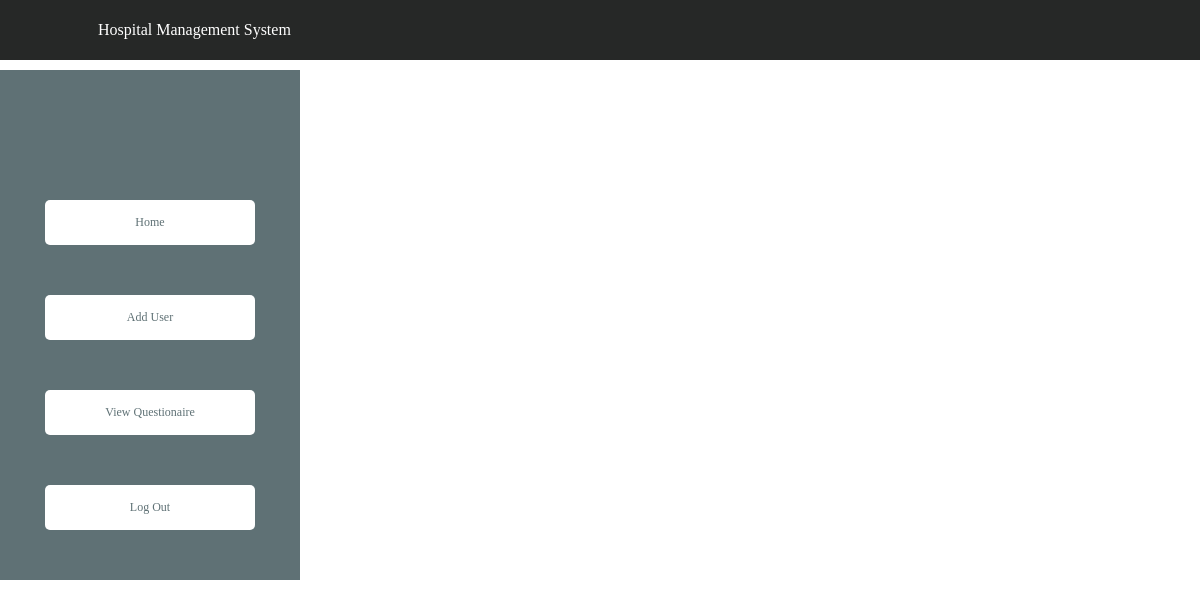
Before: /search-patient.php with the older database file.
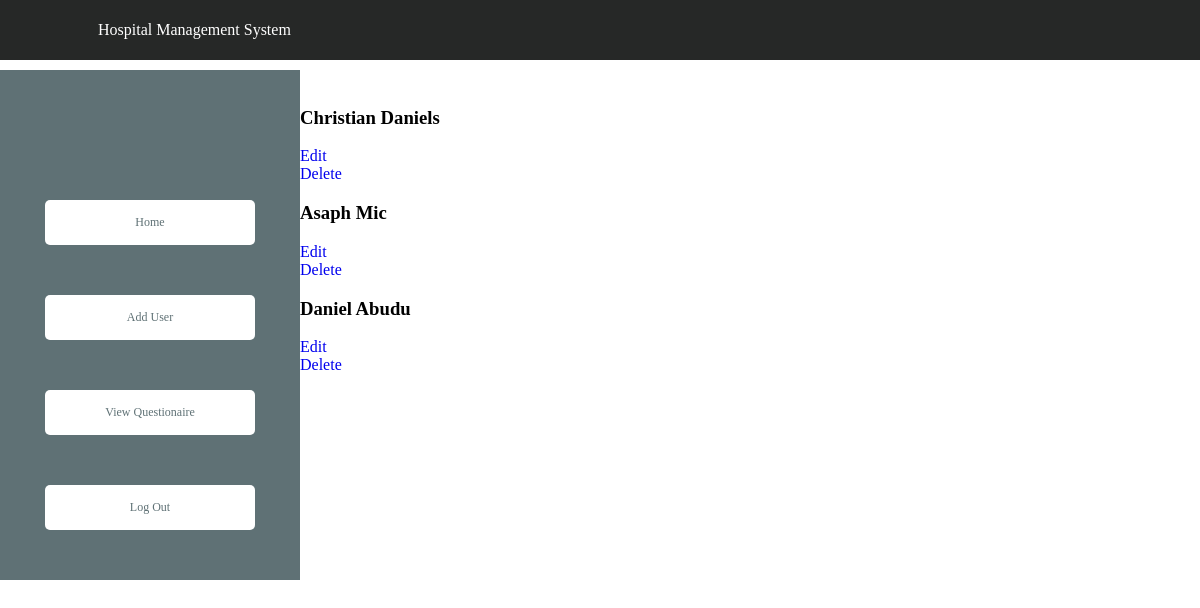
After: the same page with the newer database file.
### tables this page shows
CREATE TABLE `patient_bio` (
  `id` int(11) NOT NULL,
  `firstname` varchar(30) NOT NULL,
  `lastname` varchar(30) NOT NULL,
  `phonenum` varchar(15) NOT NULL,
  `address` varchar(1000) DEFAULT NULL
);

### search-patient.php (the view, shortened to what this page needs)
<!DOCTYPE html>
<html lang="en" dir="ltr">
  <head>
    <link rel="stylesheet" href="css/forms.css">
    <link rel="stylesheet" href="css/main.css">
  </head>
  <body>
  <?php include "inc/header.php"; ?>
  <?php include "inc/adminleft.php"; ?>
  <div class = "rightside">
      <div>
          <?php include "inc/database.php";
          echo "<br>";
          $query = $_POST["search-patient"];
          $sql = $conn -> query("SELECT * FROM patient_bio WHERE firstname like '%" . $query . "%'  OR lastname like '%" . $query . "%'");
          $sql = $sql -> fetchAll(PDO::FETCH_ASSOC);
          foreach($sql as $result){
              echo "<h3> " . $result["firstname"] . " " . $result["lastname"] . " </h3>";
              echo "<a href = 'editpatient.php?id=". $result["id"] . "'>Edit</a>";
              echo "<a href = 'deletepatient.php?id=". $result["id"] . "'>Delete</a>";
          }
          ?>
      </div>
  </div>
</body>
</html>

### inc/header.php (shortened to what this page needs)
<!DOCTYPE html>
<html lang="en">
<head>
    <link rel="stylesheet" href="css/main.css">
  </head>
<body>
<header>
<nav>
    <ul>
        <li id="logo">Hospital Management System</li>
        <li id = "username"><?php echo $_SESSION['staff_name'] ?></li>
    </ul>
</nav>
</header>
</body>
</html>

### inc/adminleft.php
<div class = "leftside">
<a href = "admin.php" class = "buttons">Home</a>
<a href = "adduser.php" class = "buttons">Add User</a>
  <a href = "displayquestionnaire.php" class = "buttons">View Questionaire</a>
  <a href = "logout.php" class = "buttons">Log Out</a>
</div>

### css/forms.css (style rules this page uses)
html,body { margin:0; font-family: "Montserrat"; }
.leftside { width: 25%; background-color: #5F7175; float: left; margin : 0; padding-top: 80px; text-align: center; margin-top: 70px; flex-grow: inherit; }
.rightside { width:75%; float: right; margin : 0; margin-top: 70px; }
input[type="button"], .buttons { padding: 15px; color: #5F7175; background-color: #fff; font-size: 12px; text-align: center; font-style: normal; font-family: "Montserrat"; border-radius: 5px; width: 60%; border-width: 1px 1px 3px; box-shadow: 0 -1px 0 rgba(255,255,255,0.1) inset; margin:50px auto; }
a { display: block; text-decoration: white; text-decoration-line: none; }
header { position: fixed; width: 100%; background-color: #262827; top: 0; color: #fff; font-family: 'Montserrat'; }
nav ul { display: flex; list-style-type: none; }
nav ul li { padding: 10px; }
#logo { padding: 15px 5%; }

### css/main.css (style rules this page uses)
header { position: fixed; width: 100%; background-color: #262827; top: 0; color: #fff; font-family: 'Montserrat'; }
nav ul { display: flex; list-style-type: none; }
#username { float: right; }
#logo { padding: 5px 5%; margin-right: 50%; }

Changed rows visible on the page:
added patient_bio: firstname "Christian", lastname "Daniels"
added patient_bio: firstname "Asaph", lastname "Mic"
added patient_bio: firstname "Daniel", lastname "Abudu"
